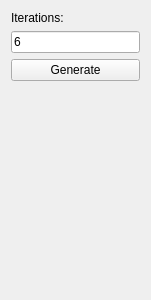
<?xml version="1.0" encoding="UTF-8"?>
<ui version="4.0">
 <class>SierpinskiFractalWidget</class>
 <widget class="QWidget" name="SierpinskiFractalWidget">
  <property name="geometry">
   <rect>
    <x>0</x>
    <y>0</y>
    <width>151</width>
    <height>300</height>
   </rect>
  </property>
  <property name="sizePolicy">
   <sizepolicy hsizetype="Fixed" vsizetype="Preferred">
    <horstretch>0</horstretch>
    <verstretch>0</verstretch>
   </sizepolicy>
  </property>
  <property name="windowTitle">
   <string>Form</string>
  </property>
  <layout class="QVBoxLayout" name="verticalLayout">
   <item>
    <widget class="QLabel" name="label">
     <property name="text">
      <string>Iterations:</string>
     </property>
    </widget>
   </item>
   <item>
    <widget class="QLineEdit" name="iterationsInput">
     <property name="text">
      <string>6</string>
     </property>
    </widget>
   </item>
   <item>
    <widget class="QPushButton" name="generateButton">
     <property name="text">
      <string>Generate</string>
     </property>
    </widget>
   </item>
   <item>
    <spacer name="verticalSpacer">
     <property name="orientation">
      <enum>Qt::Vertical</enum>
     </property>
     <property name="sizeHint" stdset="0">
      <size>
       <width>20</width>
       <height>40</height>
      </size>
     </property>
    </spacer>
   </item>
  </layout>
 </widget>
 <resources/>
 <connections/>
</ui>
